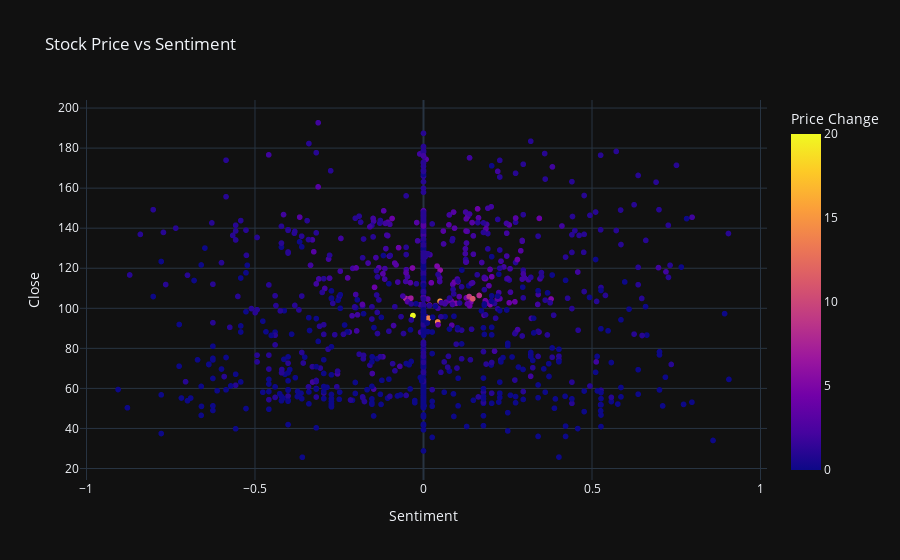

Source (notebook cell):
### Markdown cell above
#### The above plot shows us that sentiment value has risen over time while the stock value keeps fluctutating mostly nearing the price change of 0.25 to -0.5.
#### In the beginning we have, mostly negative price changes therefore sentiment value is also negative, but as the stock begins to get better price change, the sentiment value becomes positive.

### Code cell
fig = px.scatter(prediction_summary, x='Sentiment', y='Close', color='Price Change', title='Stock Price vs Sentiment')
fig.show()

### Figure 1 — Plotly figure (JSON) as saved in the notebook; plotly's stock layout.template omitted (floating-point values rounded to 4 significant figures; data arrays with more than 128 entries replaced by an {"elided": "..."} marker saying what was removed)
{"data": [{"hovertemplate": "Sentiment=%{x}<br>Close=%{y}<br>Price Change=%{marker.color}<extra></extra>", "legendgroup": "", "marker": {"color": {"elided": "1036 int values"}, "coloraxis": "coloraxis", "symbol": "circle"}, "mode": "markers", "name": "", "showlegend": false, "x": {"elided": "1036 float values"}, "xaxis": "x", "y": {"elided": "1036 float values"}, "yaxis": "y", "type": "scattergl"}], "layout": {"xaxis": {"anchor": "y", "domain": [0.0, 1.0], "title": {"text": "Sentiment"}}, "yaxis": {"anchor": "x", "domain": [0.0, 1.0], "title": {"text": "Close"}}, "coloraxis": {"colorbar": {"title": {"text": "Price Change"}}, "colorscale": [[0.0, "#0d0887"], [0.1111, "#46039f"], [0.2222, "#7201a8"], [0.3333, "#9c179e"], [0.4444, "#bd3786"], [0.5556, "#d8576b"], [0.6667, "#ed7953"], [0.7778, "#fb9f3a"], [0.8889, "#fdca26"], [1.0, "#f0f921"]]}, "legend": {"tracegroupgap": 0}, "title": {"text": "Stock Price vs Sentiment"}}}
